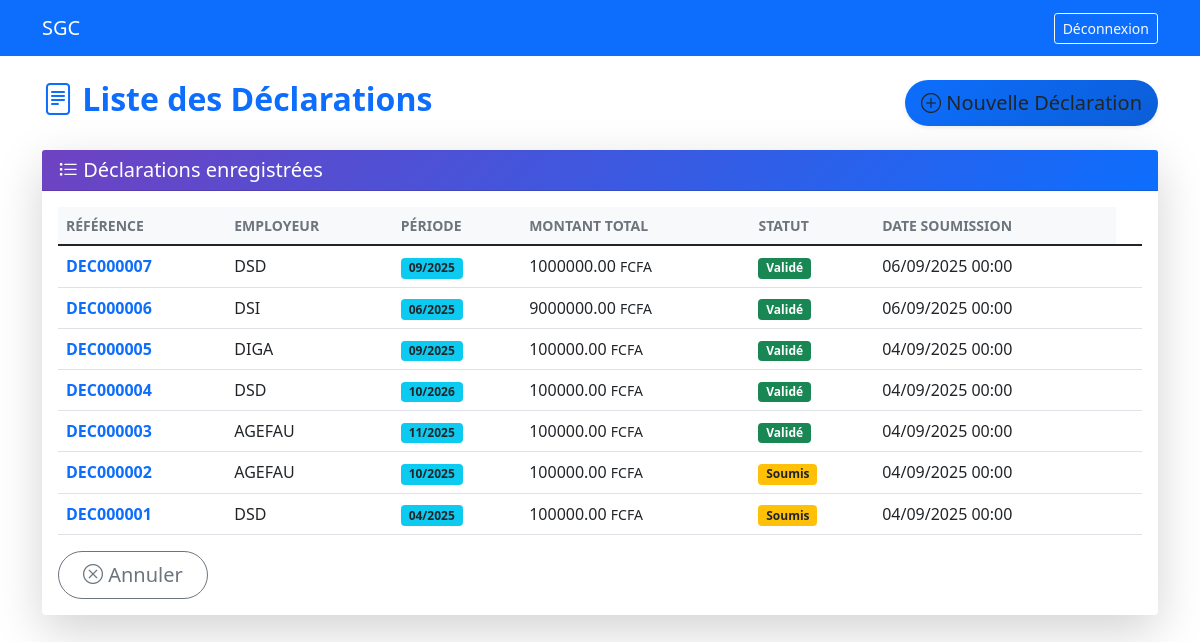
Page /declarations/ (signed in) on the committed database.
### core/models.py (models this page shows, shortened)
class Declaration(models.Model):
    STATUT_CHOICES = (
        ('brouillon', 'Brouillon'),
        ('soumis', 'Soumis'),
        ('valide', 'Validé'),
        ('rejete', 'Rejeté'),
    )
    employeur = models.ForeignKey(Employeur, on_delete=models.CASCADE, related_name='declarations')
    periode = models.DateField()  # Premier jour du mois de déclaration
    date_soumission = models.DateTimeField(null=True, blank=True)
    montant_total_cotisations = models.DecimalField(max_digits=15, decimal_places=2, default=0)
    statut = models.CharField(max_length=20, choices=STATUT_CHOICES, default='brouillon')
    created_by = models.ForeignKey(CustomUser, on_delete=models.PROTECT)
    created_at = models.DateTimeField(auto_now_add=True)
    class Meta:
        unique_together = ['employeur', 'periode']

class Employeur(models.Model):
    STATUT_CHOICES = (
        ('prospecte', 'Prospecté'),
        ('dossier_soumis', 'Dossier Soumis'),
        ('en_cours', 'En Cours de Validation'),
        ('valide', 'Validé'),
        ('rejete', 'Rejeté'),
    )
    numero_immatriculation = models.CharField(max_length=20, unique=True, blank=True)
    raison_sociale = models.CharField(max_length=200)
    nif = models.CharField(max_length=50, unique=True)
    rccm = models.CharField(max_length=50, unique=True)
    secteur_activite = models.ForeignKey(SecteurActivite, on_delete=models.PROTECT)
    region = models.ForeignKey(Region, on_delete=models.PROTECT)
    adresse = models.TextField()
    latitude = models.DecimalField(max_digits=9, decimal_places=6, null=True, blank=True)
    longitude = models.DecimalField(max_digits=9, decimal_places=6, null=True, blank=True)
    contact_nom = models.CharField(max_length=100)
    contact_email = models.EmailField()
    contact_telephone = models.CharField(max_length=20)
    statut = models.CharField(max_length=20, choices=STATUT_CHOICES, default='prospecte')
    motif_rejet = models.TextField(blank=True)
    date_creation = models.DateTimeField(auto_now_add=True)
    date_validation = models.DateTimeField(null=True, blank=True)
    agent = models.ForeignKey(CustomUser, on_delete=models.PROTECT, related_name='employeurs_crees')
    validated_by = models.ForeignKey(CustomUser, on_delete=models.PROTECT, null=True, blank=True, related_name='employeurs_valides')

### core/views.py (the view)
# urls.py: path('declarations/', views.declaration_list, name='declaration_list'),
@login_required
def declaration_list(request):
    declarations = Declaration.objects.all().order_by('-created_at')
    return render(request, 'declaration_list.html', {'declarations': declarations})

### templates/declaration_list.html (shortened to what this page needs)
{% extends "base.html" %}
{% block content %}
<div class="d-flex justify-content-between align-items-center mb-4">
    <h2 class="fw-bold text-primary">
        <i class="bi bi-file-text"></i> Liste des Déclarations
    </h2>
    <a href="{% url 'declaration_create' %}" class="btn btn-lg btn-gradient-primary shadow-sm rounded-pill">
        <i class="bi bi-plus-circle"></i> Nouvelle Déclaration
    </a>
</div>
<div class="card shadow-lg border-0 rounded-4">
    <div class="card-header bg-gradient-primary text-white rounded-top-4">
        <h5 class="mb-0"><i class="bi bi-list-task"></i> Déclarations enregistrées</h5>
    </div>
    <div class="card-body">
        <div class="table-responsive">
            <table class="table align-middle table-hover">
                <thead class="table-light">
                    <tr class="text-uppercase text-muted small">
                        <th>Référence</th>
                        <th>Employeur</th>
                        <th>Période</th>
                        <th>Montant Total</th>
                        <th>Statut</th>
                        <th>Date Soumission</th>
                    </tr>
                </thead>
                <tbody>
                    {% for declaration in declarations %}
                    <tr>
                        <td><span class="fw-bold text-primary">DEC{{ declaration.id|stringformat:"06d" }}</span></td>
                        <td>{{ declaration.employeur.raison_sociale }}</td>
                        <td><span class="badge bg-info text-dark">{{ declaration.periode|date:"m/Y" }}</span></td>
                        <td class="fw-semibold">{{ declaration.montant_total_cotisations|floatformat:2 }} <small>FCFA</small></td>
                        <td>
                            <span class="badge bg-{% if declaration.statut == 'valide' %}success{% elif declaration.statut == 'rejete' %}danger{% else %}warning text-dark{% endif %}">
                                {{ declaration.get_statut_display }}
                            </span>
                        </td>
                        <td>{{ declaration.date_soumission|date:"d/m/Y H:i"|default:"-" }}</td>
                        <td>{{ declaration.created_by.get_full_name }}</td>
                    </tr>
                    {% endfor %}
                </tbody>
            </table>
        </div>
        <a href="{% url 'dashboard' %}" class="btn btn-lg btn-outline-secondary rounded-pill px-4">
                            <i class="bi bi-x-circle"></i> Annuler
        </a>
    </div>
</div>
{% endblock %}

### templates/declaration_list.html (style rules this page uses)
.bg-gradient-primary { background: linear-gradient(135deg, #6f42c1, #0d6efd); }
.btn-gradient-primary { background: linear-gradient(135deg, #0d6efd, #0b5ed7); border: none; transition: all 0.3s ease; }

### rows in the picture
Declaration: id "000007", employeur.raison_sociale "DSD", periode "09/2025", montant_total_cotisations "1000000.00", statut "Validé", date_soumission "06/09/2025 00:00"
Declaration: id "000006", employeur.raison_sociale "DSI", periode "06/2025", montant_total_cotisations "9000000.00", statut "Validé", date_soumission "06/09/2025 00:00"
Declaration: id "000005", employeur.raison_sociale "DIGA", periode "09/2025", montant_total_cotisations "100000.00", statut "Validé", date_soumission "04/09/2025 00:00"
Declaration: id "000004", employeur.raison_sociale "DSD", periode "10/2026", montant_total_cotisations "100000.00", statut "Validé", date_soumission "04/09/2025 00:00"
Declaration: id "000003", employeur.raison_sociale "AGEFAU", periode "11/2025", montant_total_cotisations "100000.00", statut "Validé", date_soumission "04/09/2025 00:00"
Declaration: id "000002", employeur.raison_sociale "AGEFAU", periode "10/2025", montant_total_cotisations "100000.00", statut "Soumis", date_soumission "04/09/2025 00:00"
Declaration: id "000001", employeur.raison_sociale "DSD", periode "04/2025", montant_total_cotisations "100000.00", statut "Soumis", date_soumission "04/09/2025 00:00"
